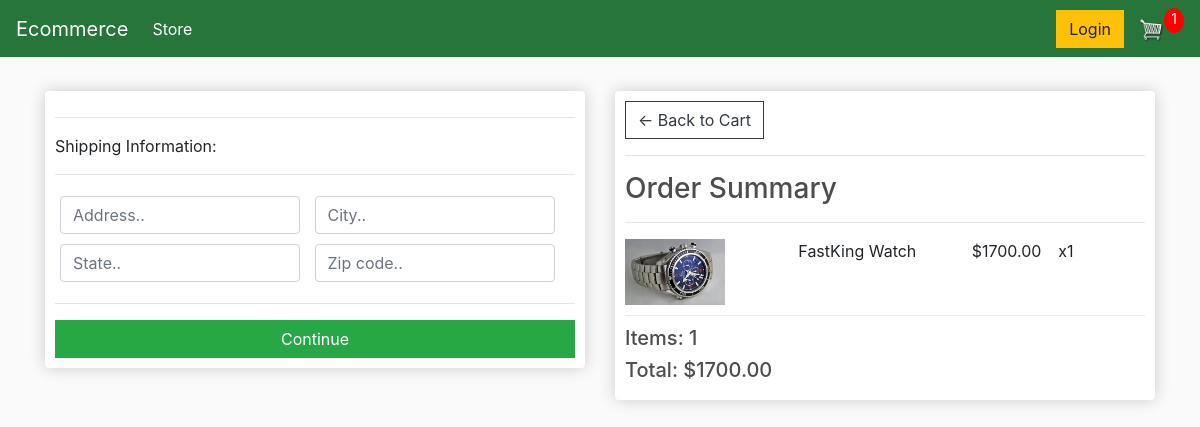
Before: /checkout/ (signed in) with the older database file.
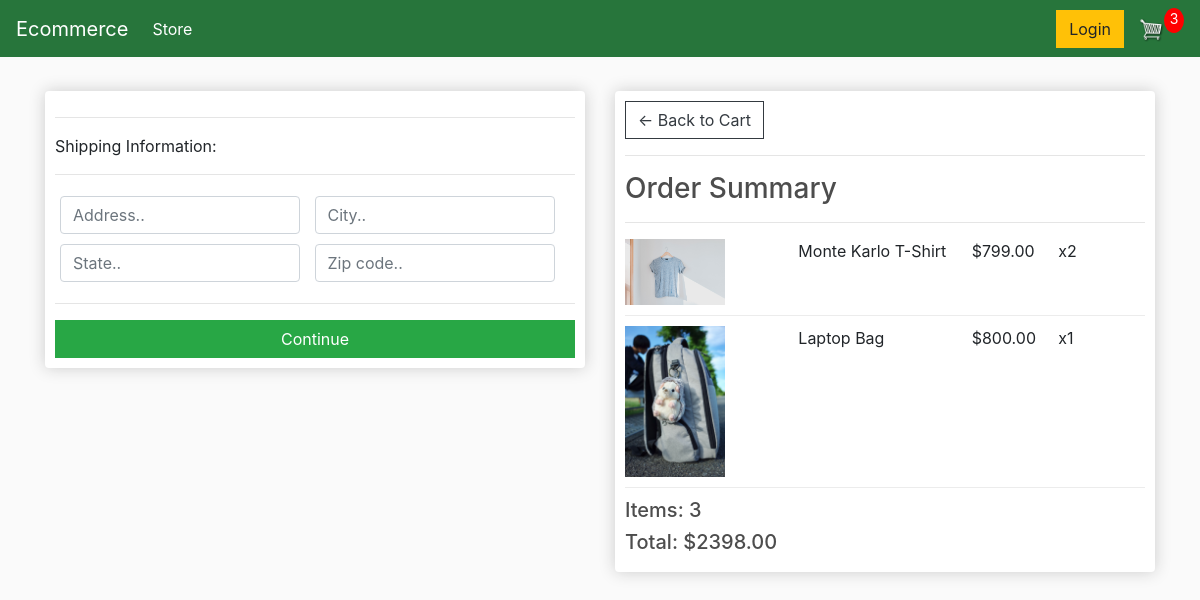
After: the same page with the newer database file.
### store/models.py (models this page shows, shortened)
class OrderItem(models.Model):
    product = models.ForeignKey(Product, null=True, on_delete=models.SET_NULL)
    order = models.ForeignKey(Order, null=True, on_delete=models.SET_NULL)
    quantity = models.IntegerField(default=0, null=True, blank=True)
    date_added = models.DateTimeField(auto_now_add=True)
    @property
    def get_total(self):
        total = self.product.price * self.quantity
        return total

class Product(models.Model):
    name = models.CharField(max_length=200)
    price = models.DecimalField(max_digits=7, decimal_places=2)
    digital = models.BooleanField(default=False, null=True, blank=True)
    image = models.ImageField(null=True, blank=True)
    @property
    def imageURL(self):
        try:
            url = self.image.url
        except:
            url = ""
        return url

class Order(models.Model):
    customer = models.ForeignKey(
        Customer, null=True, blank=True, on_delete=models.SET_NULL
    )
    date_orderd = models.DateTimeField(auto_now_add=True)
    complete = models.BooleanField(default=False)
    transiction_id = models.CharField(max_length=100, null=True)
    @property
    def shipping(self):
        shipping = False
        orderitems = self.orderitem_set.all()
        for i in orderitems:
            if i.product.digital == False:
                shipping = True
        return shipping
    @property
    def get_cart_total(self):
        orderitems = self.orderitem_set.all()
        total = sum([item.get_total for item in orderitems])
        return total
    @property
    def get_cart_items(self):
        orderitems = self.orderitem_set.all()
        total = sum([item.quantity for item in orderitems])
        return total

### store/views.py (the view)
# urls.py: path('checkout/', views.checkout, name="checkout"),
def checkout(request):
    if request.user.is_authenticated:
      customer = request.user.customer
      order, created = Order.objects.get_or_create(customer=customer, complete=False)
      items = order.orderitem_set.all()
      cartItems = order.get_cart_items
    else:
      items = {}
      order = {"get_cart_total": 0, "get_cart_items": 0}
      cartItems = order['get_cart_items']
    context = {"items": items, "order": order, 'cartItems': cartItems, 'shipping': False}
    return render(request, "store/checkout.html", context)

### store/templates/store/checkout.html (shortened to what this page needs)
{% extends 'store/index.html' %}
{% load static %}
{% block content %}
<div class="row">
	<div class="col-lg-6">
		<div class="box-element" id="form-wrapper">
			<form id="form">
				<div id="shipping-info">
					<hr>
					<p>Shipping Information:</p>
					<hr>
					<div class="form-field">
						<input class="form-control" type="text" name="address" placeholder="Address..">
					</div>
					<div class="form-field">
						<input class="form-control" type="text" name="city" placeholder="City..">
					</div>
					<div class="form-field">
						<input class="form-control" type="text" name="state" placeholder="State..">
					</div>
					<div class="form-field">
						<input class="form-control" type="text" name="zipcode" placeholder="Zip code..">
					</div>
				</div>
				<hr>
				<input id="form-button" class="btn btn-success btn-block" type="submit" value="Continue">
			</form>
		</div>
		<br>
  </div>
	<div class="col-lg-6">
		<div class="box-element">
			<a  class="btn btn-outline-dark" href="{% url 'cart' %}">&#x2190; Back to Cart</a>
			<hr>
			<h3>Order Summary</h3>
			<hr>
			{% for item in items %}
			<div class="cart-row">
				<div style="flex:2"><img class="row-image" src="{{item.product.imageURL}}"></div>
				<div style="flex:2"><p>{{item.product.name}}</p></div>
				<div style="flex:1"><p>${{item.product.price|floatformat:2}}</p></div>
				<div style="flex:1"><p>x{{item.quantity}}</p></div>
			</div>
			{% endfor %}
			<h5>Items:   {{order.get_cart_items}}</h5>
			<h5>Total:   ${{order.get_cart_total|floatformat:2}}</h5>
		</div>
	</div>
</div>
{% endblock content %}

Changed rows visible on the page:
removed OrderItem: product.imageURL (picture), product.name "FastKing Watch", product.price "1700.00", quantity "1"
added OrderItem: product.imageURL (picture), product.name "Monte Karlo T-Shirt", product.price "799.00", quantity "2"
added OrderItem: product.imageURL (picture), product.name "Laptop Bag", product.price "800.00", quantity "1"
computed for Order: get_cart_items "1" → "3"; get_cart_total "1700.00" → "2398.00"
Other visible differences:
{{ cartItems }}: "1" → "3"
